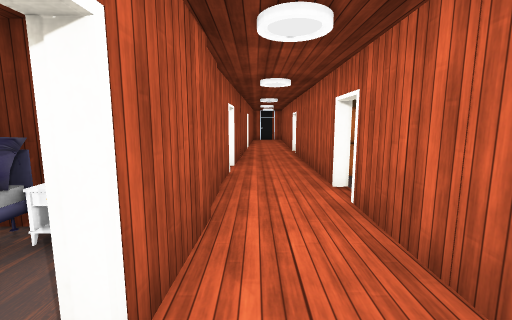
view 1 (above)

16 first-person views from a walk through a Unity game level. The camera is 1.4 m above the floor, tilts 8° down and sees 90° across. The floor is counted in squares, 1 m on a side. Each view is taken from the middle of a square. On the plan, view 1 faces up. The plan holds only what a view shows up to about 13 squares ahead; the rest is blank. The place goes on beyond the plan. The player character is not drawn. Some animated figures are left out. Some surface patterns are stand-ins.

view 2
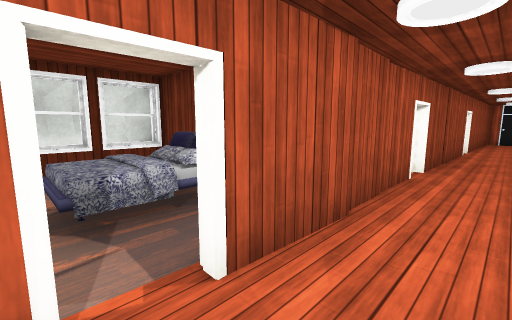

view 3
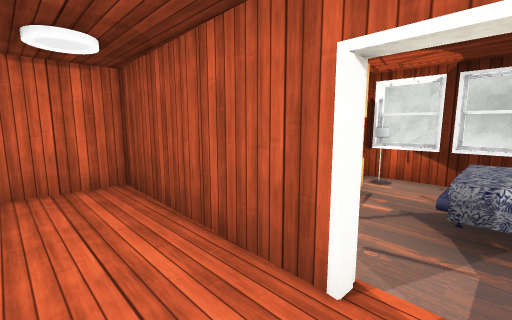

view 4
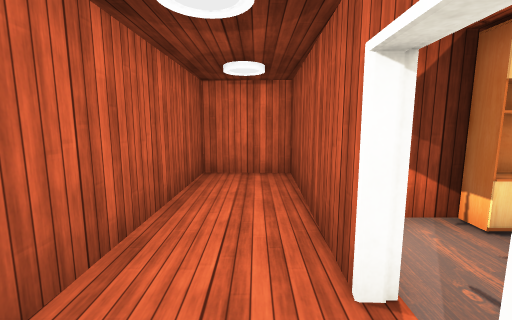

view 5
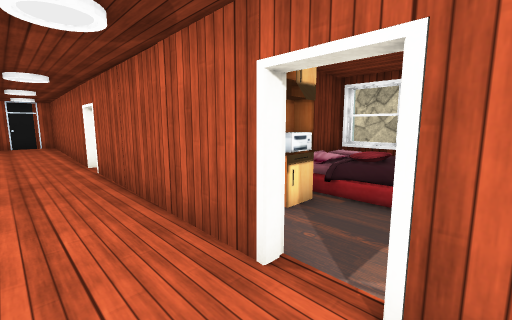

view 6
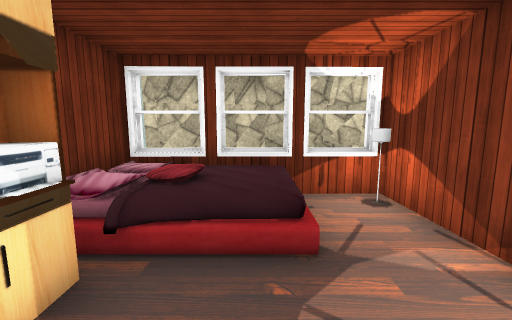

view 7
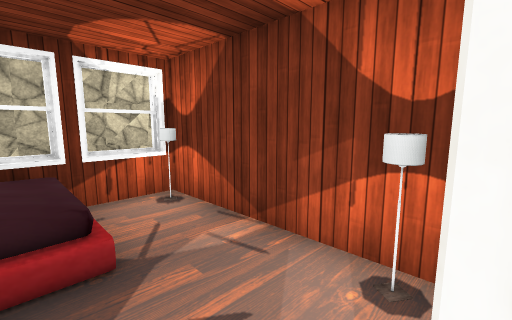

view 8
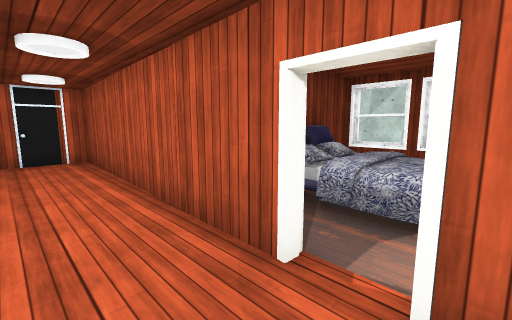

view 9
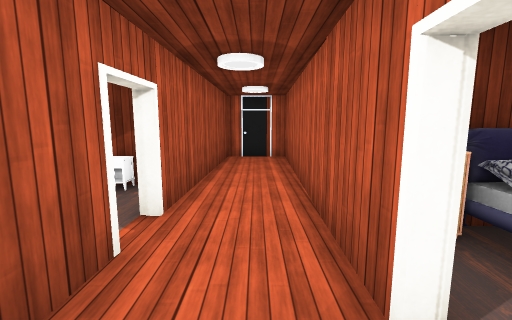

view 10
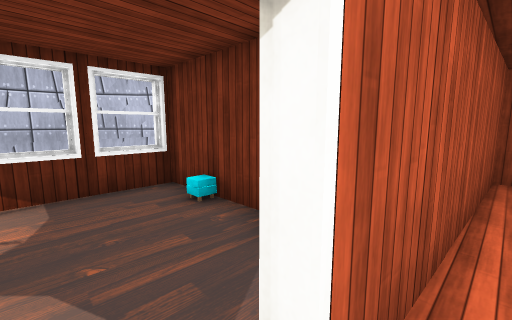

view 11
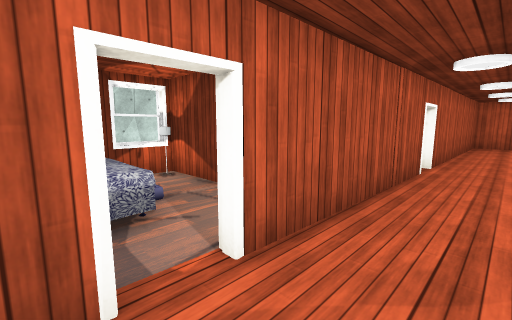

view 12
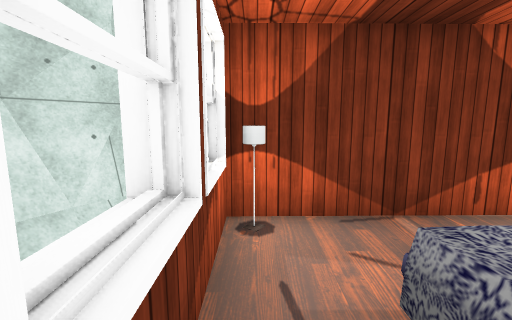

view 13
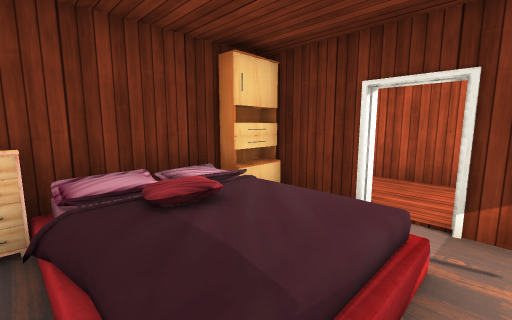

view 14
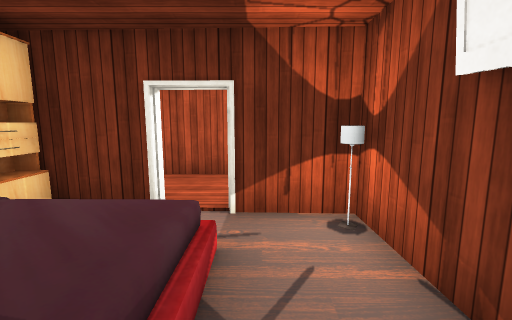

view 15
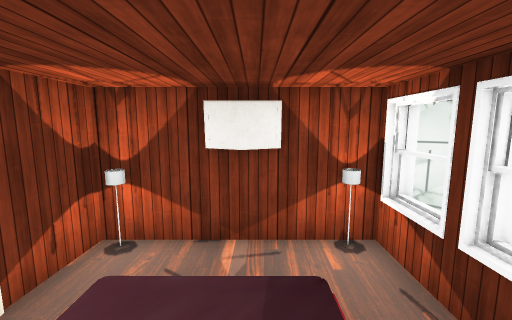

view 16
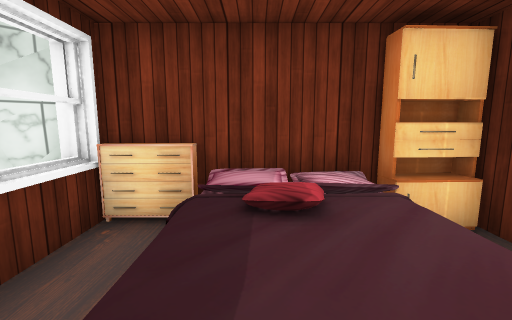

### Floor plan
Key: @ floor where view 1 was taken; # wall or solid block; x gap in a wall; . main floor; : floor 0.5 m higher than the main floor; + floor 0.75 m higher than the main floor; / step, stairs or slope; = window, fence, low wall or low ledge; v drop or lower ground; P printer; L lamp; O other object.
Columns run from 7 left of view 1 to 10 right of it. Each row starts with its distance up from view 1.
 23        ###
 22        #.#
 21        #.#
 20        #.#
 19       ##.#
 18  ####O#..#
 17  #....#..#
 16  #....x..######
 15  #.......#OO####
 14       #..#.OOO.#
 13        ....OOO.=
 12       #..#.....#
 11   #####..# ...L# v
 10  ##/+##..######vv#
  9 ###/:=#..#   ## ##
  8 #=/::....#   ###
  7 ##....#..##P//#
  6 #L...L#..#..#/#
  5 #######...../:#
  4  ######..#....##
  3  #OOOO#..#L...L#
  2  # OO.#..#######
  1  #OOO....#
  0  #.OO.x@.#
 -1  #### #..#
 -2    ####..#
 -3       #..#
 -4       #..#
 -5       ####

Positions as (right, up) in squares from view 1, and headings:
1: (0, 0), facing up
2: (1, 0), facing up-left
3: (1, 1), facing down-left
4: (0, 2), facing down
5: (0, 4), facing up-right
6: (2, 5), facing right
7: (2, 5), facing down-right
8: (0, 12), facing up-right
9: (1, 12), facing up
10: (0, 15), facing up-left
11: (0, 14), facing down-right
12: (7, 14), facing down
13: (-5, 7), facing up-right
14: (-5, 7), facing right
15: (-4, 10), facing down
16: (-4, 7), facing up
